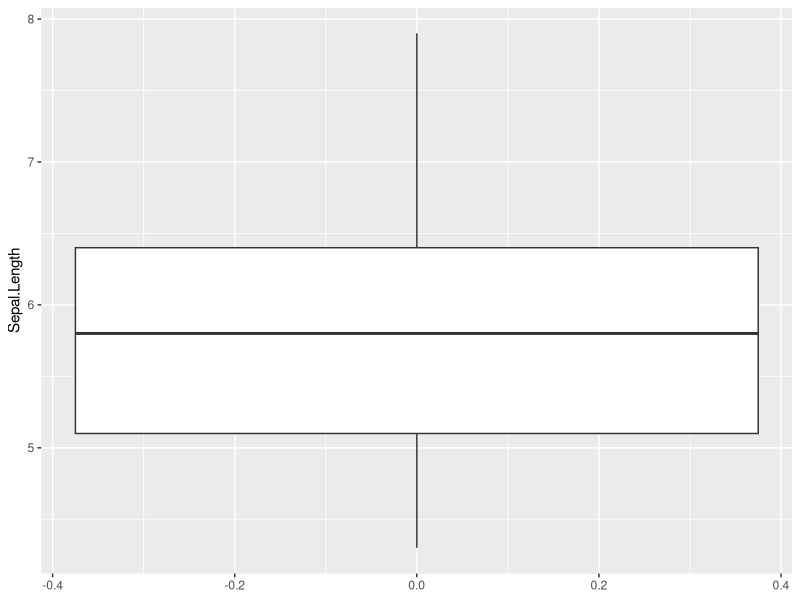
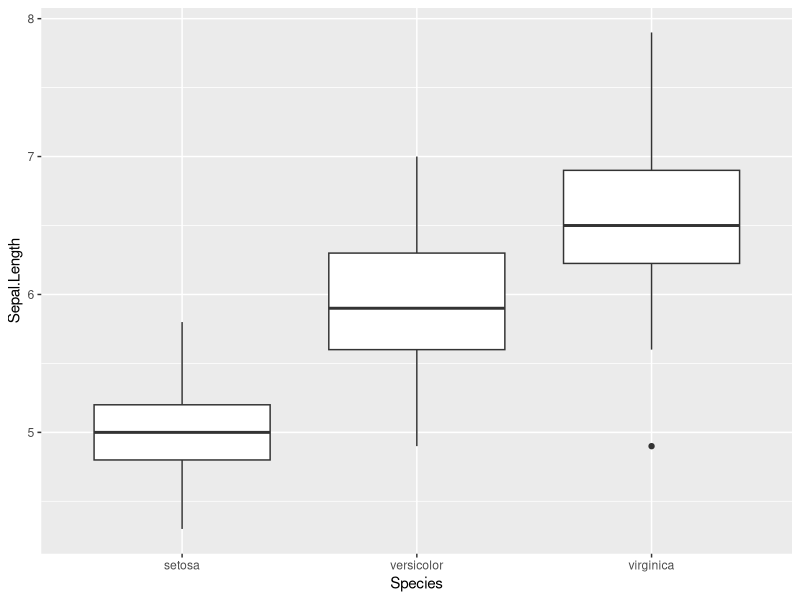
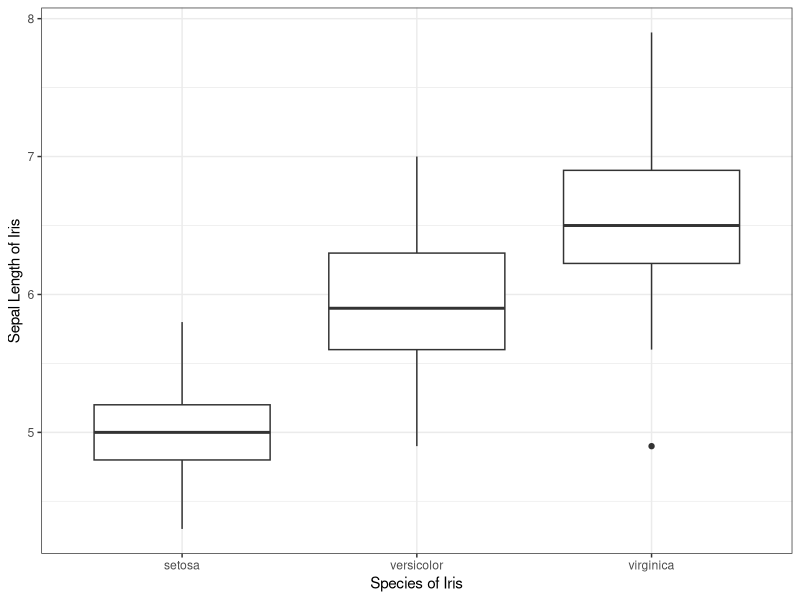
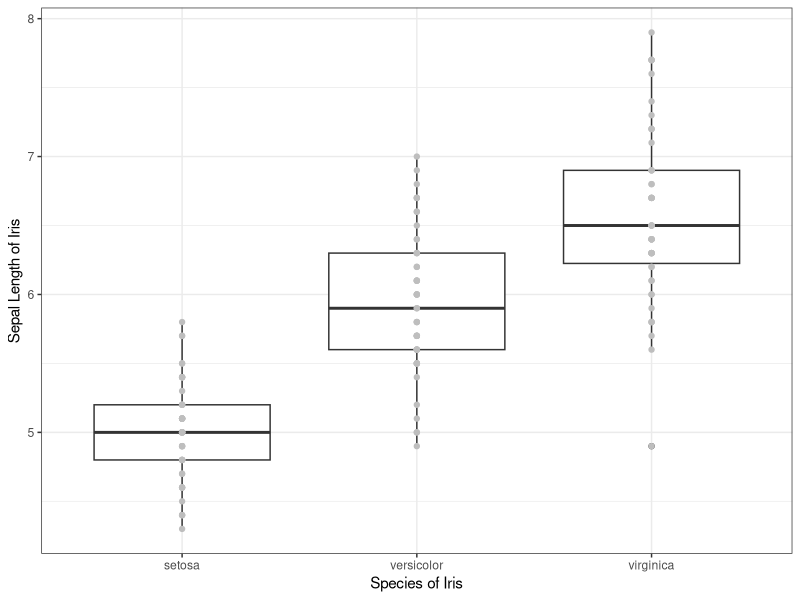

Source code (R) for these figures, in order:
install.packages("ggplot2")
library(ggplot2)
data(iris)
names(iris)
#G1: a boxplot for Sepal.Length
ggplot(data=iris,aes(y=Sepal.Length))+
  geom_boxplot()
#G2: boxplots of Sepal.Length of different species
ggplot(data=iris,aes(x=Species,y=Sepal.Length))+
  geom_boxplot()
#G3: how to make it look better
ggplot(data=iris,aes(x=Species,y=Sepal.Length))+
  geom_boxplot()+
  xlab("Species of Iris")+
  ylab("Sepal Length of Iris")+
  theme_bw()
#G4: layer the dotplots to the boxplots
ggplot(data=iris,aes(x=Species,y=Sepal.Length))+
  geom_boxplot()+
  xlab("Species of Iris")+
  ylab("Sepal Length of Iris")+
  theme_bw()->g1
g1+geom_point(colour="grey")




